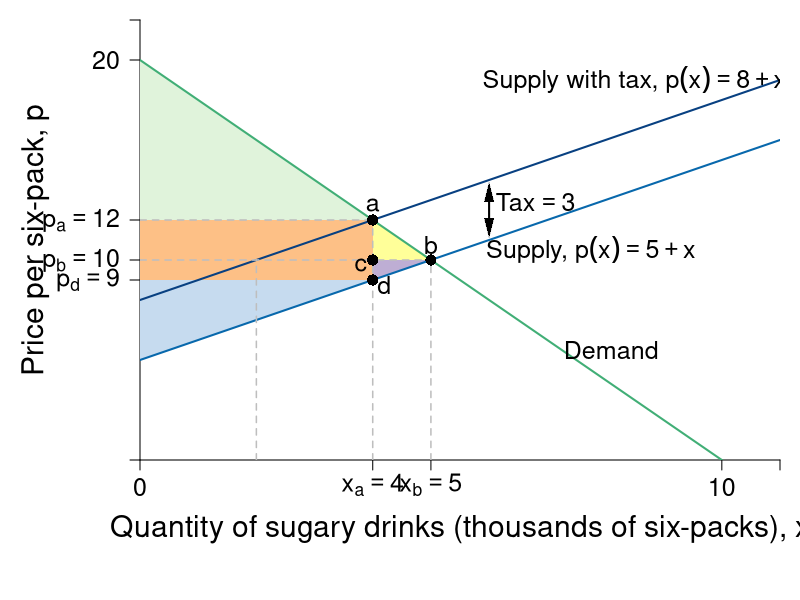

The R script that drew this image:
require(shape)
pdf(file = "firmmarketsupply/sugar_tax_efficiency.pdf", width = 9, height = 7)

#Set parameters for graphics
pointsize <- 1.8
axislabelsize <- 1.8
labelsize <- 1.5
namesize <- 1.8
annotatesize <- 1.5
graphlinewidth <- 2
segmentlinewidth <- 1.5

COL <- c("#7fc97f", "#beaed4", "#fdc086", "#ffff99", "#386cb0", "#f0027f", "#bf5b17", "#666666")
COLA <- c("#e0f3db", "#99d8c9","#66c2a4","#41ae76", "#238b45", "#005824")
COLB <- c("#c6dbef", "#4eb3d3", "#2b8cbe", "#0868ac","#084081")
COLC <- c("#fcfbfd", "#efedf5", "#dadaeb", "#bcbddc", "#9e9ac8", "#807dba", "#6a51a3", "#54278f", "#3f007d")

par(mar =  c(7, 7, 1, 1))

mrsA <- function(x, rmax = 20, xmax = 10) {
  rmax - (rmax/xmax)*x
}

uA <- function(x, y, rmax = 20, xmax = 10) {
  y + rmax*x - (1/2)(rmax/xmax)*x^2
}

Qs <- function(x, tax = 0){
  x + 5 + tax
}

Qs_tax<- function(x, tax = 3){
  x + 5 + tax
}

xlims <- c(0, 11)
ylims <- c(0, 22)

npts <- 501 
x <- seq(xlims[1], xlims[2], length.out = npts)
y <- seq(ylims[1], ylims[2], length.out = npts) 
a <- c(46.08, 55, 64)
b <- c(46.08, 55, 64)

plot(0, 0, xlim = xlims, ylim = ylims, type = "n",
     xlab = expression(paste("")),
     ylab = expression(paste("")), 
     xaxt = "n", 
     yaxt = "n", 
     cex.lab = axislabelsize, 
     bty = "n",
     xaxs="i", 
     yaxs="i")

# ticksy <- seq(from = 0, to = ylims[2], by = 2)
# ylabels <- seq(from = 0, to = ylims[2], by = 2)
# ticksx <- seq(from = 0, to = xlims[2], by = 2)
# xlabels <- seq(from = 0, to = xlims[2], by = 2)
ticksy <- c(0, 9, 10, 12, 20, ylims[2])
ylabels <- c(NA, expression(paste(p[d] == 9)), expression(paste(p[b] == 10)), expression(paste(p[a] == 12)), expression(paste(20)), NA)
ticksx <- c(0, 4, 5, 10, xlims[2])
xlabels <- c(0, expression(paste(x[a]) == 4), expression(paste(x[b]) == 5), expression(paste(10)), NA)

axis(1, at = ticksx, pos = 0, labels = xlabels, cex.axis = labelsize)
axis(2, at = ticksy, pos = 0, labels = ylabels, las = 1,cex.axis = labelsize)

npts <- 500 
xx1 <- seq(xlims[1], xlims[2], length.out = npts)

# Tax Rev Q
xpoly <- c(4, 4, 5)
ypoly <- c(9, 10, 10)
polygon(x = xpoly, y = ypoly, col = COL[2], density=NULL, border = NA)

# Tax Rev P 
xpoly1 <- c(0, 4, 4, 0)
ypoly1 <- c(9, 9, 12, 12)
polygon(x = xpoly1, y = ypoly1, col = COL[3], density=NULL, border = NA)

# DWL
xpoly2 <- c(4, 5, 4) 
ypoly2 <- c(10, 10, 12) # Change y1 to 10 to meet gray line
polygon(x = xpoly2, y = ypoly2, col = COL[4], density=NULL, border = NA)

# CS 
xpoly3 <- c(0, 0, 4)
ypoly3 <- c(12, 20, 12)
polygon(x = xpoly3, y = ypoly3, col = COLA[1], density=NULL, border = NA)

# PS
xpoly4 <- c(0, 0, 4, 4, 0)
ypoly4 <- c(9, Qs(0), Qs(4), 9, 9)
polygon(x = xpoly4, y = ypoly4, col = COLB[1], density=NULL, border = NA)


#Lines for mrs graph
lines(xx1, mrsA(xx1, rmax = 20, xmax = 10), col = COLA[4], lwd = graphlinewidth)

lines(xx1, Qs(xx1), col = COLB[4], lwd = graphlinewidth)
lines(xx1, Qs_tax(xx1), col = COLB[5], lwd = graphlinewidth)

# Market Price
segments(0, 12, 4, 12, lty = 2, col = "gray" , lwd = segmentlinewidth) 
segments(0, 10, 5, 10, lty = 2, col = "gray" , lwd = segmentlinewidth)

# Vert Seg from Q 
segments(5, 0, 5, 10, lty = 2, col = "gray" , lwd = segmentlinewidth)
segments(4, 0, 4, 12, lty = 2, col = "gray" , lwd = segmentlinewidth)

# Q*
segments(2, 0, 2, 10, lty = 2, col = "gray" , lwd = segmentlinewidth)

#Label axes
mtext(expression(paste("Quantity of sugary drinks (thousands of six-packs), ", x)), side=1, line = 3.4, cex = axislabelsize)
text(-1.8, 0.5*ylims[2], expression(paste("Price per six-pack, ", p)), xpd = TRUE, cex = axislabelsize, srt = 90) 

#Label a
points(4, 12, pch = 16, col = "black", cex = 1.5)
text(4, 12.75, expression(a),cex = labelsize)

#Label b
points(5, 10, pch = 16, col = "black", cex = 1.5)
text(5, 10.75, expression(b), cex = labelsize)

#Label c
points(4, 10, pch = 16, col = "black", cex = 1.5)
text(4 - 0.2, 10 - 0.25, expression(c),cex = labelsize)

#Label d
points(4, Qs(4) , pch = 16, col = "black", cex = 1.5)
text(4 + 0.2, Qs(4) - 0.25, expression(d),cex = labelsize)

#segments(4.11765, 6.17647, 5.88, 8.88, lty = 1, col = COL[2] , lwd = graphlinewidth)
text(8.5, 19, expression(paste("Supply with tax, ", p(x) == 8 + x)), cex = labelsize)
text(7.75, 10.5, expression(paste("Supply, ", p(x) == 5 + x)), cex = labelsize)

#Label mrs function
text(8.1, 5.5, expression(paste("Demand")), cex = labelsize)
Arrows(6, 11.6, 6, 13.4, col = "black", lty = 1, lwd = 2, arr.type = "triangle", arr.lwd = 0.2, code = 3)
text(6.8, 12.9, expression(paste("Tax" == 3)), cex = labelsize)

# Label CS
#text(1.2, 14, expression(paste("Consumer Surplus")))


dev.off()
